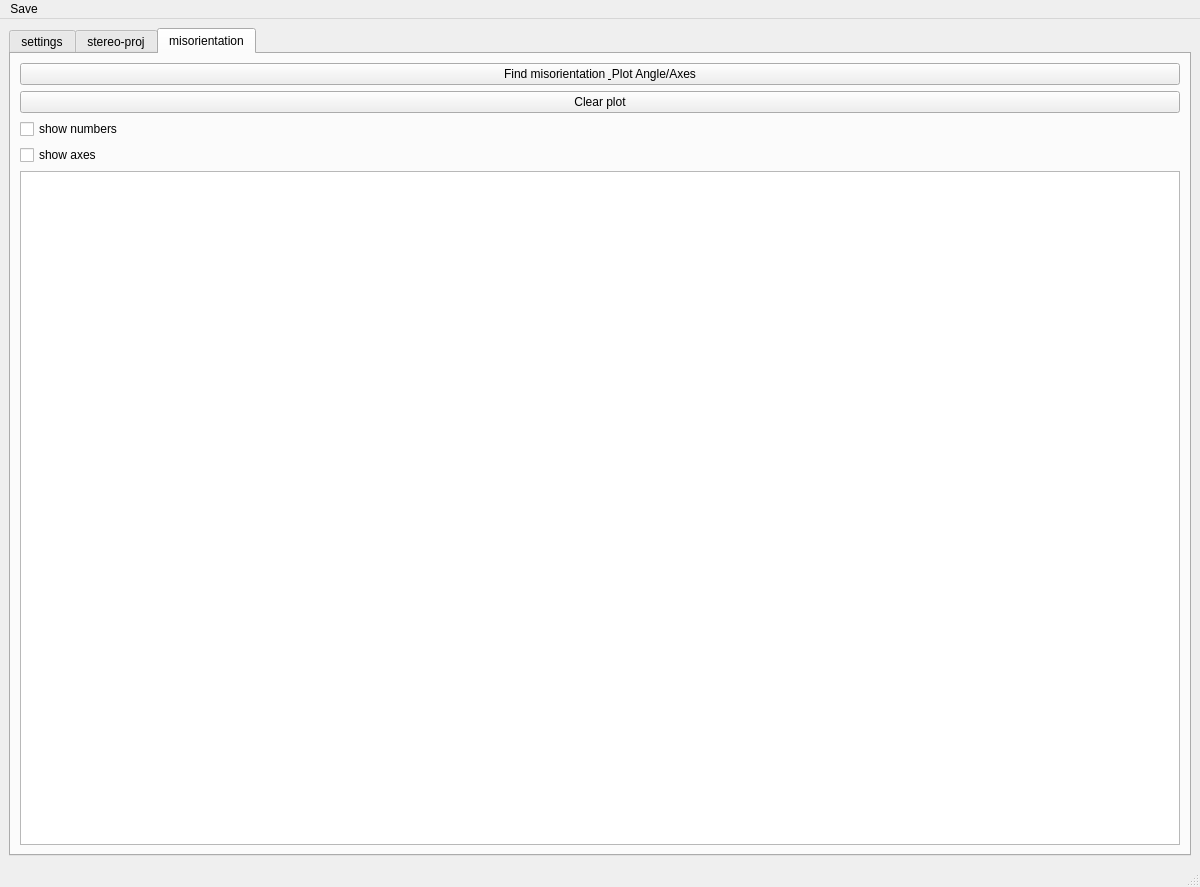
<?xml version="1.0" encoding="UTF-8"?>
<ui version="4.0">
 <class>Misorientation</class>
 <widget class="QMainWindow" name="Misorientation">
  <property name="geometry">
   <rect>
    <x>0</x>
    <y>0</y>
    <width>1200</width>
    <height>887</height>
   </rect>
  </property>
  <property name="windowTitle">
   <string>Misorientation</string>
  </property>
  <widget class="QWidget" name="centralwidget">
   <layout class="QGridLayout" name="gridLayout_11">
    <item row="0" column="0">
     <widget class="QTabWidget" name="tabWidget">
      <property name="currentIndex">
       <number>2</number>
      </property>
      <widget class="QWidget" name="settings">
       <attribute name="title">
        <string>settings</string>
       </attribute>
       <layout class="QGridLayout" name="gridLayout_7">
        <item row="0" column="2" rowspan="2">
         <widget class="QGroupBox" name="groupBox">
          <property name="sizePolicy">
           <sizepolicy hsizetype="Preferred" vsizetype="Preferred">
            <horstretch>0</horstretch>
            <verstretch>0</verstretch>
           </sizepolicy>
          </property>
          <property name="title">
           <string>Crystal 1</string>
          </property>
          <layout class="QGridLayout" name="gridLayout_2">
           <item row="3" column="0" colspan="2">
            <widget class="QLabel" name="e_label">
             <property name="text">
              <string>max indices</string>
             </property>
            </widget>
           </item>
           <item row="4" column="0" colspan="6">
            <widget class="QCheckBox" name="hexa_button">
             <property name="text">
              <string>hexa</string>
             </property>
            </widget>
           </item>
           <item row="2" column="1" colspan="5">
            <widget class="QLineEdit" name="alphabetagamma_entry"/>
           </item>
           <item row="0" column="0" colspan="6">
            <widget class="QComboBox" name="structure_box"/>
           </item>
           <item row="8" column="1">
            <widget class="QPushButton" name="dm_button">
             <property name="text">
              <string>-</string>
             </property>
            </widget>
           </item>
           <item row="8" column="3">
            <widget class="QPushButton" name="dp_button">
             <property name="text">
              <string>+</string>
             </property>
            </widget>
           </item>
           <item row="1" column="0">
            <widget class="QLabel" name="abc_label">
             <property name="text">
              <string>a,b,c</string>
             </property>
            </widget>
           </item>
           <item row="5" column="0">
            <widget class="QRadioButton" name="color_trace_bleu">
             <property name="text">
              <string>blue</string>
             </property>
            </widget>
           </item>
           <item row="8" column="0">
            <widget class="QLabel" name="d_label">
             <property name="text">
              <string>d</string>
             </property>
            </widget>
           </item>
           <item row="5" column="1">
            <widget class="QRadioButton" name="color_trace_vert">
             <property name="text">
              <string>green</string>
             </property>
            </widget>
           </item>
           <item row="1" column="1" colspan="5">
            <widget class="QLineEdit" name="abc_entry"/>
           </item>
           <item row="8" column="4" colspan="2">
            <widget class="QLabel" name="d_label_var">
             <property name="text">
              <string/>
             </property>
            </widget>
           </item>
           <item row="5" column="2">
            <widget class="QRadioButton" name="color_trace_rouge">
             <property name="text">
              <string>red</string>
             </property>
            </widget>
           </item>
           <item row="2" column="0">
            <widget class="QLabel" name="alphabetagamma_label">
             <property name="text">
              <string>&lt;p&gt;&amp;alpha;, &amp;beta;, &amp;gamma;&lt;/p&gt;</string>
             </property>
            </widget>
           </item>
           <item row="8" column="2">
            <widget class="QLineEdit" name="d_entry"/>
           </item>
           <item row="3" column="3" colspan="3">
            <widget class="QLineEdit" name="e_entry"/>
           </item>
          </layout>
         </widget>
        </item>
        <item row="0" column="3" rowspan="2">
         <widget class="QGroupBox" name="crystal2_box">
          <property name="sizePolicy">
           <sizepolicy hsizetype="Preferred" vsizetype="Preferred">
            <horstretch>0</horstretch>
            <verstretch>0</verstretch>
           </sizepolicy>
          </property>
          <property name="title">
           <string>Crystal 2</string>
          </property>
          <layout class="QGridLayout" name="gridLayout_4">
           <property name="margin">
            <number>5</number>
           </property>
           <property name="spacing">
            <number>5</number>
           </property>
           <item row="12" column="5" colspan="2">
            <widget class="QLabel" name="d_label_var_2">
             <property name="text">
              <string/>
             </property>
            </widget>
           </item>
           <item row="12" column="1">
            <widget class="QPushButton" name="dm_button_2">
             <property name="text">
              <string>-</string>
             </property>
            </widget>
           </item>
           <item row="8" column="0" colspan="7">
            <widget class="QCheckBox" name="style_box_2">
             <property name="text">
              <string>open/filled</string>
             </property>
            </widget>
           </item>
           <item row="1" column="0">
            <widget class="QLabel" name="abc_label_2">
             <property name="text">
              <string>a,b,c</string>
             </property>
            </widget>
           </item>
           <item row="12" column="2">
            <widget class="QLineEdit" name="d_entry_2"/>
           </item>
           <item row="7" column="2">
            <widget class="QRadioButton" name="color_trace_rouge_2">
             <property name="text">
              <string>red</string>
             </property>
            </widget>
           </item>
           <item row="3" column="0">
            <widget class="QLabel" name="alphabetagamma_label_2">
             <property name="text">
              <string>&lt;p&gt;&amp;alpha;, &amp;beta;, &amp;gamma;&lt;/p&gt;</string>
             </property>
            </widget>
           </item>
           <item row="5" column="0" colspan="4">
            <widget class="QLabel" name="e_label_2">
             <property name="text">
              <string>max indices</string>
             </property>
            </widget>
           </item>
           <item row="5" column="4" colspan="3">
            <widget class="QLineEdit" name="e_entry_2"/>
           </item>
           <item row="0" column="0" colspan="7">
            <widget class="QComboBox" name="structure2_box"/>
           </item>
           <item row="6" column="0" colspan="7">
            <widget class="QCheckBox" name="hexa_button_2">
             <property name="text">
              <string>hexa</string>
             </property>
            </widget>
           </item>
           <item row="12" column="4">
            <widget class="QPushButton" name="dp_button_2">
             <property name="text">
              <string>+</string>
             </property>
            </widget>
           </item>
           <item row="7" column="0">
            <widget class="QRadioButton" name="color_trace_bleu_2">
             <property name="text">
              <string>blue</string>
             </property>
            </widget>
           </item>
           <item row="3" column="1" colspan="6">
            <widget class="QLineEdit" name="alphabetagamma_entry_2"/>
           </item>
           <item row="1" column="1" colspan="6">
            <widget class="QLineEdit" name="abc_entry_2"/>
           </item>
           <item row="12" column="0">
            <widget class="QLabel" name="d_label_2">
             <property name="text">
              <string>d</string>
             </property>
            </widget>
           </item>
           <item row="7" column="1">
            <widget class="QRadioButton" name="color_trace_vert_2">
             <property name="text">
              <string>green</string>
             </property>
            </widget>
           </item>
          </layout>
         </widget>
        </item>
        <item row="0" column="0" colspan="2">
         <widget class="QGroupBox" name="groupBox_7">
          <property name="title">
           <string>Settings</string>
          </property>
          <layout class="QGridLayout" name="gridLayout_12">
           <item row="1" column="1">
            <widget class="QLineEdit" name="image_angle_entry"/>
           </item>
           <item row="2" column="0">
            <widget class="QCheckBox" name="real_space_checkBox">
             <property name="text">
              <string>work in real space</string>
             </property>
            </widget>
           </item>
           <item row="1" column="0">
            <widget class="QLabel" name="image_tilt_y_label">
             <property name="text">
              <string>Image α-tilt/y angle</string>
             </property>
            </widget>
           </item>
           <item row="0" column="1">
            <widget class="QLineEdit" name="tilt_angle_entry"/>
           </item>
           <item row="0" column="0">
            <widget class="QLabel" name="tilt_angle_label">
             <property name="text">
              <string>Diffraction α-tilt/y angle</string>
             </property>
            </widget>
           </item>
           <item row="3" column="0">
            <widget class="QCheckBox" name="uvw_button">
             <property name="text">
              <string>uvw</string>
             </property>
            </widget>
           </item>
          </layout>
         </widget>
        </item>
        <item row="1" column="0">
         <widget class="QGroupBox" name="groupBox_10">
          <property name="title">
           <string>Layout</string>
          </property>
          <layout class="QGridLayout" name="gridLayout_3">
           <item row="3" column="1">
            <widget class="QLineEdit" name="text_size_entry"/>
           </item>
           <item row="0" column="0" colspan="2">
            <widget class="QCheckBox" name="wulff_button">
             <property name="text">
              <string>Wulff net</string>
             </property>
            </widget>
           </item>
           <item row="3" column="0">
            <widget class="QLabel" name="text_size_label">
             <property name="text">
              <string>Text size</string>
             </property>
            </widget>
           </item>
           <item row="2" column="1">
            <widget class="QLineEdit" name="size_var"/>
           </item>
           <item row="4" column="0" colspan="2">
            <widget class="QPushButton" name="reset_view_button">
             <property name="text">
              <string>Update/Reset view</string>
             </property>
            </widget>
           </item>
           <item row="2" column="0">
            <widget class="QLabel" name="size_var_label">
             <property name="text">
              <string>Marker size</string>
             </property>
            </widget>
           </item>
           <item row="1" column="0">
            <widget class="QCheckBox" name="style_box">
             <property name="text">
              <string>open/filled</string>
             </property>
            </widget>
           </item>
          </layout>
         </widget>
        </item>
       </layout>
      </widget>
      <widget class="QWidget" name="tab_2">
       <attribute name="title">
        <string>stereo-proj</string>
       </attribute>
       <layout class="QGridLayout" name="gridLayout_10">
        <property name="margin">
         <number>0</number>
        </property>
        <property name="spacing">
         <number>0</number>
        </property>
        <item row="0" column="1">
         <widget class="QGroupBox" name="groupBox_6">
          <property name="maximumSize">
           <size>
            <width>250</width>
            <height>16777215</height>
           </size>
          </property>
          <property name="title">
           <string/>
          </property>
          <property name="flat">
           <bool>false</bool>
          </property>
          <layout class="QGridLayout" name="gridLayout">
           <property name="margin">
            <number>0</number>
           </property>
           <property name="spacing">
            <number>0</number>
           </property>
           <item row="3" column="0" colspan="2">
            <widget class="QGroupBox" name="groupBox_5">
             <property name="title">
              <string>Euler Angles</string>
             </property>
             <layout class="QGridLayout" name="gridLayout_6">
              <item row="6" column="0">
               <widget class="QLabel" name="lab_coord">
                <property name="text">
                 <string>Tilt, Inclin.</string>
                </property>
               </widget>
              </item>
              <item row="3" column="0">
               <widget class="QLabel" name="label_2">
                <property name="text">
                 <string>Crystal 2</string>
                </property>
               </widget>
              </item>
              <item row="1" column="1" colspan="2">
               <widget class="QLabel" name="angle_euler_label">
                <property name="text">
                 <string/>
                </property>
                <property name="textInteractionFlags">
                 <set>Qt::LinksAccessibleByMouse|Qt::TextSelectableByMouse</set>
                </property>
               </widget>
              </item>
              <item row="0" column="0">
               <widget class="QLabel" name="label">
                <property name="text">
                 <string>Crystal 1</string>
                </property>
               </widget>
              </item>
              <item row="4" column="1" colspan="2">
               <widget class="QLabel" name="angle_euler_label_2">
                <property name="text">
                 <string/>
                </property>
               </widget>
              </item>
              <item row="0" column="1" colspan="2">
               <widget class="QLineEdit" name="phi1phiphi2_entry"/>
              </item>
              <item row="4" column="0">
               <widget class="QLabel" name="label_3">
                <property name="text">
                 <string>φ 1 , Φ , φ2</string>
                </property>
               </widget>
              </item>
              <item row="5" column="1" colspan="2">
               <widget class="QPushButton" name="button_trace2">
                <property name="text">
                 <string>PLOT</string>
                </property>
               </widget>
              </item>
              <item row="7" column="1" colspan="4">
               <spacer name="verticalSpacer">
                <property name="orientation">
                 <enum>Qt::Vertical</enum>
                </property>
                <property name="sizeHint" stdset="0">
                 <size>
                  <width>20</width>
                  <height>40</height>
                 </size>
                </property>
               </spacer>
              </item>
              <item row="6" column="1">
               <widget class="QLabel" name="coord_label">
                <property name="text">
                 <string/>
                </property>
               </widget>
              </item>
              <item row="3" column="1" colspan="2">
               <widget class="QLineEdit" name="phi1phiphi2_2_entry"/>
              </item>
              <item row="1" column="0">
               <widget class="QLabel" name="lab_euler2">
                <property name="text">
                 <string>&lt;html&gt;&lt;head/&gt;&lt;body&gt;&lt;p&gt;φ&lt;span style=&quot; vertical-align:sub;&quot;&gt; 1&lt;/span&gt; , Φ , φ&lt;span style=&quot; vertical-align:sub;&quot;&gt;2&lt;/span&gt;&lt;/p&gt;&lt;/body&gt;&lt;/html&gt;</string>
                </property>
               </widget>
              </item>
             </layout>
            </widget>
           </item>
           <item row="2" column="0" colspan="2">
            <widget class="QGroupBox" name="groupBox_4">
             <property name="title">
              <string>Pole/Direction</string>
             </property>
             <layout class="QGridLayout" name="gridLayout_5">
              <item row="0" column="0" colspan="3">
               <widget class="QLineEdit" name="pole_entry"/>
              </item>
              <item row="4" column="2">
               <widget class="QPushButton" name="undo_trace_plan_sym_button">
                <property name="text">
                 <string>-</string>
                </property>
               </widget>
              </item>
              <item row="4" column="0" colspan="2">
               <widget class="QPushButton" name="trace_plan_sym_button">
                <property name="text">
                 <string>Sym Plane</string>
                </property>
               </widget>
              </item>
              <item row="1" column="0" colspan="2">
               <widget class="QPushButton" name="addpole_button">
                <property name="text">
                 <string>Add</string>
                </property>
               </widget>
              </item>
              <item row="1" column="2">
               <widget class="QPushButton" name="undo_addpole_button">
                <property name="text">
                 <string>-</string>
                </property>
               </widget>
              </item>
              <item row="2" column="2">
               <widget class="QPushButton" name="undo_sym_button">
                <property name="text">
                 <string>-</string>
                </property>
               </widget>
              </item>
              <item row="2" column="0" colspan="2">
               <widget class="QPushButton" name="sym_button">
                <property name="text">
                 <string>Symmetry</string>
                </property>
               </widget>
              </item>
              <item row="3" column="0" colspan="2">
               <widget class="QPushButton" name="trace_plan_button">
                <property name="text">
                 <string> Plane</string>
                </property>
               </widget>
              </item>
              <item row="3" column="2">
               <widget class="QPushButton" name="undo_trace_plan_button">
                <property name="text">
                 <string>-</string>
                </property>
               </widget>
              </item>
             </layout>
            </widget>
           </item>
           <item row="0" column="0">
            <widget class="QGroupBox" name="groupBox_2">
             <property name="title">
              <string>Switch</string>
             </property>
             <layout class="QGridLayout" name="gridLayout_8">
              <item row="0" column="0">
               <widget class="QRadioButton" name="crystal1_radioButton">
                <property name="text">
                 <string>crystal 1</string>
                </property>
               </widget>
              </item>
              <item row="0" column="1">
               <widget class="QRadioButton" name="crystal2_radioButton">
                <property name="text">
                 <string>crystal 2</string>
                </property>
               </widget>
              </item>
             </layout>
            </widget>
           </item>
           <item row="1" column="0">
            <widget class="QGroupBox" name="groupBox_3">
             <property name="title">
              <string>Rotation</string>
             </property>
             <layout class="QGridLayout" name="gridLayout_9">
              <item row="2" column="3">
               <widget class="QLabel" name="angle_alpha_label_2">
                <property name="text">
                 <string/>
                </property>
               </widget>
              </item>
              <item row="4" column="3">
               <widget class="QLabel" name="angle_beta_label_2">
                <property name="text">
                 <string/>
                </property>
               </widget>
              </item>
              <item row="6" column="3">
               <widget class="QLabel" name="angle_z_label_2">
                <property name="text">
                 <string/>
                </property>
               </widget>
              </item>
              <item row="6" column="2">
               <widget class="QPushButton" name="angle_z_buttonp">
                <property name="text">
                 <string>+</string>
                </property>
               </widget>
              </item>
              <item row="2" column="0">
               <widget class="QPushButton" name="angle_alpha_buttonm">
                <property name="text">
                 <string>-</string>
                </property>
               </widget>
              </item>
              <item row="1" column="0" colspan="2">
               <widget class="QLabel" name="angle_alpha_label">
                <property name="text">
                 <string>&lt;html&gt;&lt;head/&gt;&lt;body&gt;&lt;p&gt;α (AC)&lt;/p&gt;&lt;/body&gt;&lt;/html&gt;</string>
                </property>
               </widget>
              </item>
              <item row="0" column="0" colspan="3">
               <widget class="QCheckBox" name="lock_checkButton">
                <property name="text">
                 <string>Lock Axes</string>
                </property>
               </widget>
              </item>
              <item row="5" column="0" colspan="2">
               <widget class="QLabel" name="angle_z_label">
                <property name="text">
                 <string>&lt;html&gt;&lt;head/&gt;&lt;body&gt;&lt;p&gt;θ (AC)&lt;/p&gt;&lt;/body&gt;&lt;/html&gt;</string>
                </property>
               </widget>
              </item>
              <item row="6" column="1">
               <widget class="QLineEdit" name="angle_z_entry"/>
              </item>
              <item row="6" column="0">
               <widget class="QPushButton" name="angle_z_buttonm">
                <property name="text">
                 <string>-</string>
                </property>
               </widget>
              </item>
              <item row="5" column="2">
               <widget class="QCheckBox" name="theta_signBox">
                <property name="text">
                 <string/>
                </property>
               </widget>
              </item>
              <item row="4" column="2">
               <widget class="QPushButton" name="angle_beta_buttonp">
                <property name="text">
                 <string>+</string>
                </property>
               </widget>
              </item>
              <item row="4" column="1">
               <widget class="QLineEdit" name="angle_beta_entry"/>
              </item>
              <item row="4" column="0">
               <widget class="QPushButton" name="angle_beta_buttonm">
                <property name="text">
                 <string>-</string>
                </property>
               </widget>
              </item>
              <item row="3" column="2">
               <widget class="QCheckBox" name="beta_signBox">
                <property name="text">
                 <string/>
                </property>
               </widget>
              </item>
              <item row="1" column="2">
               <widget class="QCheckBox" name="alpha_signBox">
                <property name="text">
                 <string/>
                </property>
               </widget>
              </item>
              <item row="2" column="2">
               <widget class="QPushButton" name="angle_alpha_buttonp">
                <property name="text">
                 <string>+</string>
                </property>
               </widget>
              </item>
              <item row="2" column="1">
               <widget class="QLineEdit" name="angle_alpha_entry"/>
              </item>
              <item row="3" column="0" colspan="2">
               <widget class="QLabel" name="angle_beta_label">
                <property name="text">
                 <string>&lt;html&gt;&lt;head/&gt;&lt;body&gt;&lt;p&gt;β (AC)&lt;/p&gt;&lt;/body&gt;&lt;/html&gt;</string>
                </property>
               </widget>
              </item>
              <item row="8" column="2">
               <widget class="QPushButton" name="rot_gp_button">
                <property name="text">
                 <string>+</string>
                </property>
               </widget>
              </item>
              <item row="8" column="1">
               <widget class="QLineEdit" name="rot_g_entry"/>
              </item>
              <item row="7" column="0">
               <widget class="QLabel" name="label_4">
                <property name="text">
                 <string>g</string>
                </property>
               </widget>
              </item>
              <item row="8" column="0">
               <widget class="QPushButton" name="rot_gm_button">
                <property name="text">
                 <string>-</string>
                </property>
               </widget>
              </item>
              <item row="8" column="3">
               <widget class="QLabel" name="rg_label">
                <property name="text">
                 <string/>
                </property>
               </widget>
              </item>
             </layout>
            </widget>
           </item>
          </layout>
         </widget>
        </item>
        <item row="0" column="0">
         <layout class="QGridLayout" name="mplvl"/>
        </item>
       </layout>
      </widget>
      <widget class="QWidget" name="misorientation">
       <attribute name="title">
        <string>misorientation</string>
       </attribute>
       <layout class="QGridLayout" name="gridLayout_13">
        <item row="0" column="0">
         <widget class="QPushButton" name="misorientation_button">
          <property name="text">
           <string>Find misorientation &amp; Plot Angle/Axes</string>
          </property>
         </widget>
        </item>
        <item row="2" column="0">
         <widget class="QCheckBox" name="numbers_checkBox">
          <property name="text">
           <string>show numbers</string>
          </property>
         </widget>
        </item>
        <item row="3" column="0">
         <widget class="QCheckBox" name="axis_checkBox">
          <property name="text">
           <string>show axes</string>
          </property>
         </widget>
        </item>
        <item row="4" column="0">
         <widget class="QListWidget" name="misorientation_list"/>
        </item>
        <item row="1" column="0">
         <widget class="QPushButton" name="clear_misorientation_button">
          <property name="text">
           <string>Clear plot</string>
          </property>
         </widget>
        </item>
       </layout>
      </widget>
     </widget>
    </item>
   </layout>
  </widget>
  <widget class="QMenuBar" name="menubar">
   <property name="geometry">
    <rect>
     <x>0</x>
     <y>0</y>
     <width>1200</width>
     <height>23</height>
    </rect>
   </property>
   <widget class="QMenu" name="menuSave">
    <property name="title">
     <string>Save</string>
    </property>
    <addaction name="actionSave_figure"/>
   </widget>
   <addaction name="menuSave"/>
  </widget>
  <widget class="QStatusBar" name="statusbar"/>
  <action name="actionSave_figure">
   <property name="text">
    <string>Save figure</string>
   </property>
  </action>
  <action name="actionCalculate_Schmid_factor">
   <property name="text">
    <string>calculate Schmid factor</string>
   </property>
  </action>
  <action name="actionCalculate_angle">
   <property name="text">
    <string>Calculate angle</string>
   </property>
  </action>
  <action name="actionCalculate_xyz">
   <property name="text">
    <string>calculate xyz directions</string>
   </property>
  </action>
  <action name="actionCalculate_apparent_width">
   <property name="text">
    <string>Calculate apparent width</string>
   </property>
  </action>
  <action name="actionPlanes">
   <property name="text">
    <string>planes</string>
   </property>
  </action>
  <action name="actionProj_directions">
   <property name="text">
    <string>proj. directions</string>
   </property>
  </action>
  <action name="actionPlane_cone">
   <property name="text">
    <string>plane-cone</string>
   </property>
  </action>
  <action name="actionCalculate_intersections">
   <property name="text">
    <string>Calculate intersections</string>
   </property>
  </action>
  <action name="actionHkl_uvw">
   <property name="text">
    <string>hkl &lt;&gt; uvw</string>
   </property>
  </action>
  <action name="actionPlot_Kikuchi_lines">
   <property name="text">
    <string>plot Kikuchi lines or diffraction pattern</string>
   </property>
  </action>
 </widget>
 <tabstops>
  <tabstop>tabWidget</tabstop>
  <tabstop>tilt_angle_entry</tabstop>
  <tabstop>image_angle_entry</tabstop>
  <tabstop>structure_box</tabstop>
  <tabstop>abc_entry</tabstop>
  <tabstop>alphabetagamma_entry</tabstop>
  <tabstop>e_entry</tabstop>
  <tabstop>dm_button</tabstop>
  <tabstop>structure2_box</tabstop>
  <tabstop>abc_entry_2</tabstop>
  <tabstop>alphabetagamma_entry_2</tabstop>
  <tabstop>e_entry_2</tabstop>
  <tabstop>lock_checkButton</tabstop>
  <tabstop>alpha_signBox</tabstop>
  <tabstop>angle_alpha_buttonm</tabstop>
  <tabstop>angle_alpha_entry</tabstop>
  <tabstop>angle_alpha_buttonp</tabstop>
  <tabstop>beta_signBox</tabstop>
  <tabstop>angle_beta_buttonm</tabstop>
  <tabstop>angle_beta_entry</tabstop>
  <tabstop>angle_beta_buttonp</tabstop>
  <tabstop>theta_signBox</tabstop>
  <tabstop>angle_z_buttonm</tabstop>
  <tabstop>angle_z_entry</tabstop>
  <tabstop>angle_z_buttonp</tabstop>
  <tabstop>pole_entry</tabstop>
  <tabstop>addpole_button</tabstop>
  <tabstop>undo_addpole_button</tabstop>
  <tabstop>sym_button</tabstop>
  <tabstop>undo_sym_button</tabstop>
  <tabstop>trace_plan_button</tabstop>
  <tabstop>undo_trace_plan_button</tabstop>
  <tabstop>trace_plan_sym_button</tabstop>
  <tabstop>undo_trace_plan_sym_button</tabstop>
  <tabstop>phi1phiphi2_entry</tabstop>
  <tabstop>button_trace2</tabstop>
 </tabstops>
 <resources/>
 <connections/>
 <slots>
  <slot>plot()</slot>
 </slots>
</ui>
